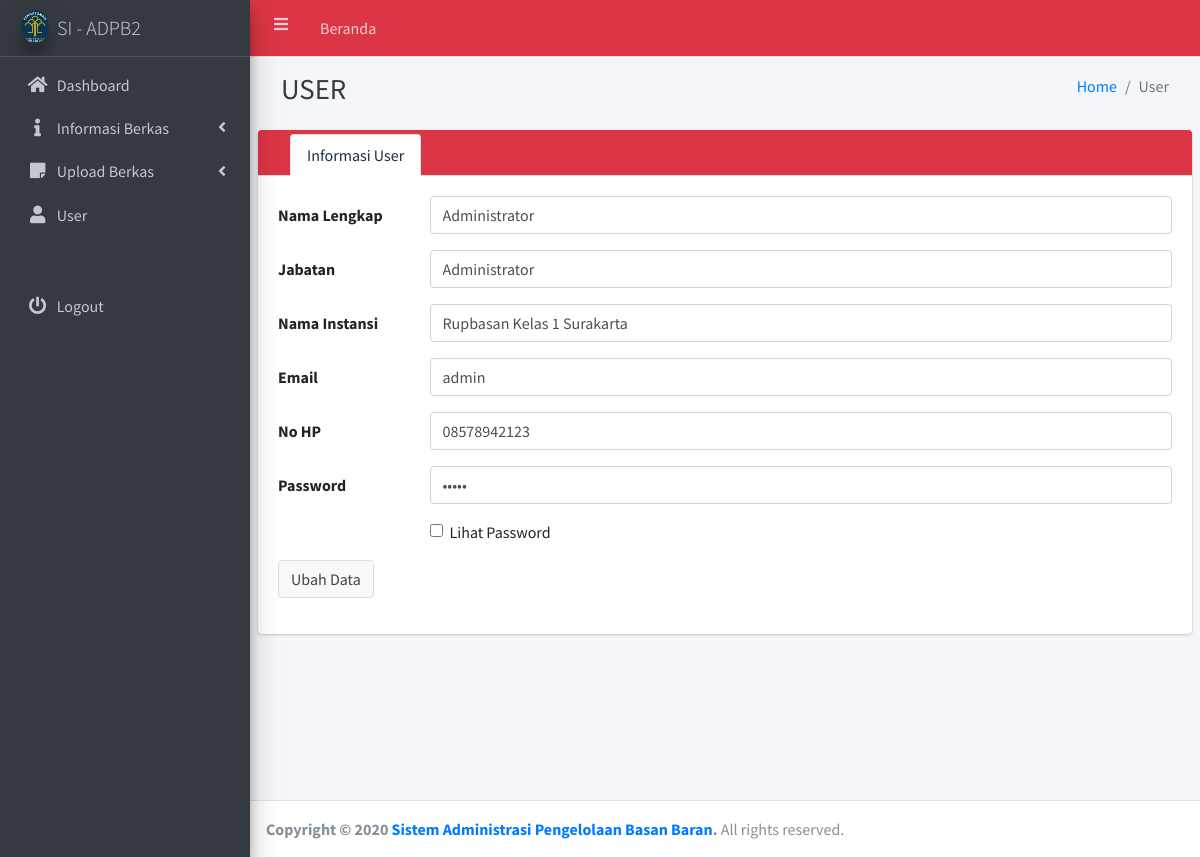
The page /user/index.php?page=users (signed in) on the database its author committed.
### tables this page shows
CREATE TABLE `users` (
  `id_user` int(3) NOT NULL,
  `nama_lengkap` varchar(50) NOT NULL,
  `jabatan` varchar(50) NOT NULL,
  `instansi` varchar(50) NOT NULL,
  `email` varchar(50) NOT NULL,
  `nohp` varchar(20) NOT NULL,
  `password` varchar(20) NOT NULL,
  `level` varchar(5) NOT NULL
);

### user/user.php (the view, shortened to what this page needs)
<?php
$ss=$_SESSION['email'];
$query = mysqli_query($koneksi,"SELECT * FROM users where email='$ss'");
$result = mysqli_fetch_array($query);
 ?>
<div class="card card-danger card-tabs" style="width:100%">
	<div class="card-header p-0 pt-1">
		<ul class="nav nav-tabs" id="custom-tabs-two-tab" role="tablist">
			<li class="pt-2 px-3">
			</li>
			<li class="nav-item">
				<a class="nav-link active" id="custom-tabs-two-data-tab" data-toggle="pill" href="#custom-tabs-two-data" role="tab" aria-controls="custom-tabs-two-data" aria-selected="true">Informasi User</a>
			</li>
		</ul>
	</div>
	<div class="card-body">
		<div class="tab-content" id="custom-tabs-two-tabContent">
			<div class="tab-pane fade show active" id="custom-tabs-two-data" role="tabpanel" aria-labelledby="custom-tabs-two-data-tab">
				<form class="" action="../config/data.php?page=edit_user" method="post">
				<div class="form-group row">
	       <label  class="col-sm-2 col-form-label">Nama Lengkap</label>
	        <div class="col-sm-10">
	          <input type="text" class="form-control" name="nama"  value="<?php echo $result['nama_lengkap'] ?>">
	        </div>
	      </div>
        <div class="form-group row">
	       <label  class="col-sm-2 col-form-label">Jabatan</label>
	        <div class="col-sm-10">
	          <input type="text" class="form-control" name="jabatan"  value="<?php echo $result['jabatan'] ?>">
	        </div>
	      </div>
        <div class="form-group row">
	       <label  class="col-sm-2 col-form-label">Nama Instansi</label>
	        <div class="col-sm-10">
	          <input type="text" class="form-control" name="instansi"  value="<?php echo $result['instansi'] ?>">
	        </div>
	      </div>
	      <div class="form-group row">
				 <label  class="col-sm-2 col-form-label">Email</label>
					<div class="col-sm-10">
					 <input type="text" class="form-control" name="email"  value="<?php echo $result['email'] ?>">
					</div>
				</div>
        <div class="form-group row">
	       <label  class="col-sm-2 col-form-label">No HP</label>
	        <div class="col-sm-10">
	          <input type="text" class="form-control" name="nohp"  value="<?php echo $result['nohp'] ?>">
	        </div>
	      </div>
	      <div class="form-group row">
	       <label  class="col-sm-2 col-form-label">Password</label>
	        <div class="col-sm-10">
	         <input type="password" class="form-control" name="password" id="pass" value="<?php echo $result['password'] ?>">
	        </div>
	      </div>
	      <div class="form-group row">
	       <div class="offset-sm-2 col-sm-10">
	        <div class="form-check">
	         <input type="checkbox" class="form-check-input" onclick="myFunction()">
	          <label class="form-check-label">Lihat Password</label>
	        </div>
	       </div>
	      </div>
					<button type="submit" class="btn btn-default">Ubah Data</button>
			</form>
		</div>
		</div>
  </div>
</div>

### rows shown on the page
users: nama "Administrator", jabatan "Administrator", instansi "Rupbasan Kelas 1 Surakarta", email "admin", nohp "08578942123"
